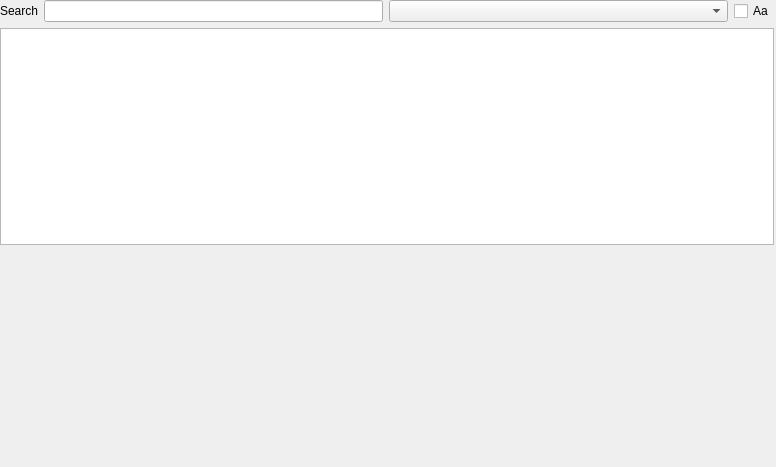
<?xml version="1.0" encoding="UTF-8"?>
<ui version="4.0">
 <class>MainViewWidget</class>
 <widget class="QWidget" name="MainViewWidget">
  <property name="geometry">
   <rect>
    <x>0</x>
    <y>0</y>
    <width>776</width>
    <height>467</height>
   </rect>
  </property>
  <property name="windowTitle">
   <string>Form</string>
  </property>
  <layout class="QHBoxLayout" name="horizontalLayout">
   <property name="leftMargin">
    <number>0</number>
   </property>
   <property name="topMargin">
    <number>0</number>
   </property>
   <property name="rightMargin">
    <number>2</number>
   </property>
   <property name="bottomMargin">
    <number>0</number>
   </property>
   <item>
    <layout class="QVBoxLayout" name="verticalLayout">
     <item>
      <layout class="QHBoxLayout" name="horizontalLayout_2">
       <item>
        <widget class="QLabel" name="label_filter">
         <property name="text">
          <string>Search</string>
         </property>
        </widget>
       </item>
       <item>
        <widget class="QLineEdit" name="line_edit_filter"/>
       </item>
       <item>
        <widget class="QComboBox" name="cmbx_filter">
         <property name="sizePolicy">
          <sizepolicy hsizetype="Expanding" vsizetype="Fixed">
           <horstretch>0</horstretch>
           <verstretch>0</verstretch>
          </sizepolicy>
         </property>
        </widget>
       </item>
       <item>
        <widget class="QCheckBox" name="cbx_filter">
         <property name="toolTip">
          <string>&lt;html&gt;&lt;head/&gt;&lt;body&gt;&lt;p&gt;CaseSensitive&lt;/p&gt;&lt;/body&gt;&lt;/html&gt;</string>
         </property>
         <property name="text">
          <string>Aa</string>
         </property>
        </widget>
       </item>
      </layout>
     </item>
     <item>
      <widget class="QTreeView" name="treeView">
       <property name="editTriggers">
        <set>QAbstractItemView::NoEditTriggers</set>
       </property>
       <attribute name="headerCascadingSectionResizes">
        <bool>false</bool>
       </attribute>
       <attribute name="headerShowSortIndicator" stdset="0">
        <bool>true</bool>
       </attribute>
      </widget>
     </item>
     <item>
      <widget class="QStackedWidget" name="data_stacked_Widget">
       <property name="currentIndex">
        <number>-1</number>
       </property>
      </widget>
     </item>
    </layout>
   </item>
  </layout>
 </widget>
 <resources/>
 <connections/>
</ui>
